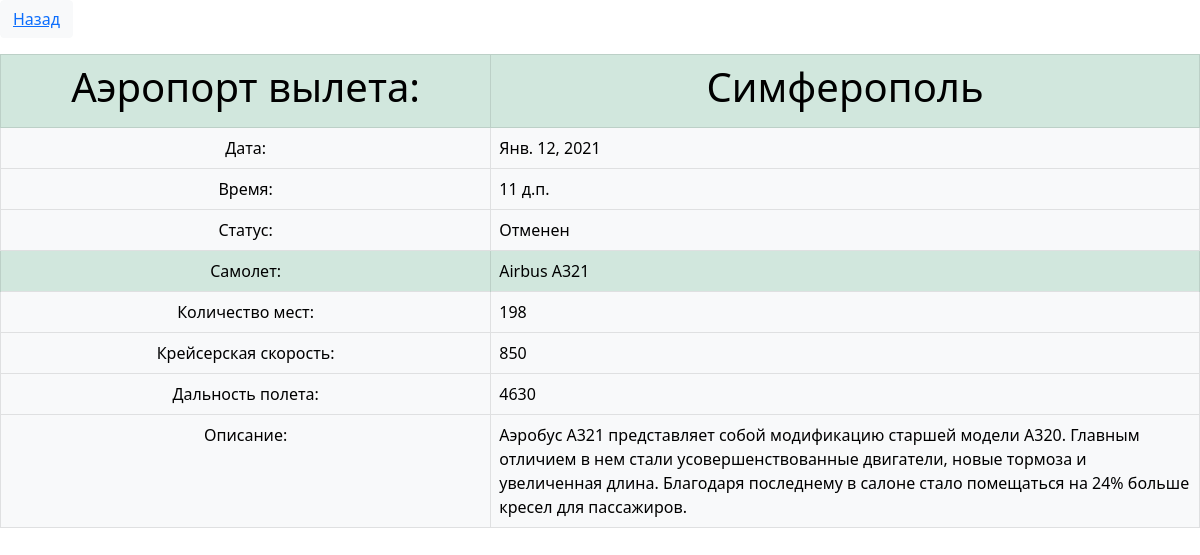
Screenshot of /3/ with the database file from the repository.
### Airport_app/models.py (models this page shows, shortened)
class Flight(models.Model):
    departure_airport = models.CharField("Аэропорт вылета", max_length=100)
    data = models.DateField("Дата")
    time = models.TimeField("Время")
    status = models.TextField("Статус")
    planes = models.ManyToManyField(Plane, verbose_name="Самолет", related_name="plane_flight")
    draft = models.BooleanField("Черновик", default=False)
    class Meta:
        verbose_name = "Рейс"
        verbose_name_plural = "Рейсы"

class Plane(models.Model):
    name = models.CharField("Модель", max_length=50)
    seats = models.IntegerField("Количество мест",default = 0)
    cruising_speed = models.IntegerField("Крейсерская скорость",default = 0)
    flight_range = models.IntegerField("Дальность полета",default = 0)
    description = models.TextField("Описание")
    class Meta:
        verbose_name = "Самолет"
        verbose_name_plural = "Самолеты"

### Airport_app/views.py (the view)
# urls.py: path("<int:pk>/", views.FlightDetailView.as_view(), name="flight"),
class FlightDetailView(View):
    def get(self, request, pk):
        flight = Flight.objects.get(id=pk)
        return render(request, "flights/detail.html", {"flight": flight})

### templates/flights/detail.html (shortened to what this page needs)
<!DOCTYPE html>
<html lang="ru">
<head>
    <link href="https://cdn.jsdelivr.net/npm/bootstrap@5.0.0-beta1/dist/css/bootstrap.min.css" rel="stylesheet">
</head>
<body>
<button type="button" class="btn btn-light"><a href="/">Назад</a></button>
<p>
<table class="table table-light table-hover table-bordered">
    <thead>
      <tr class = "table-success">
        <th ><h1 align="center">Аэропорт вылета:</h1></th>
        <th><h1 align="center">{{ flight.departure_airport }}</h1></th>
      </tr>
    </thead>
    <tbody>
        <tr>
            <td align="center">Дата:</td>
            <td>{{ flight.data }}</td>
        </tr>
        <tr>
            <td align="center">Время:</td>
            <td>{{ flight.time }}</td>
        </tr>
        <tr>
            <td align="center">Статус:</td>
            <td>{{ flight.status }}</td>
        </tr>
        {% for plane in flight.planes.all %}
        <tr>
        <td class = "table-success" align="center">Самолет:</td>
        <td class = "table-success">
                {{ plane.name }}
        </td>
        </tr>
        <tr>
            <td align="center">Количество мест:</td>
            <td>
                    {{ plane.seats}}
            </td>
        </tr>
        <tr>
            <td align="center">Крейсерская скорость:</td>
            <td>
                    {{ plane.cruising_speed }}
            </td>
        </tr>
        <tr>
            <td align="center">Дальность полета:</td>
            <td>
                    {{ plane.flight_range }}
            </td>
        </tr>
        <tr>
        <td align="center">Описание:</td>
        <td>
                {{ plane.description }}
        </td>
        </tr>
        {% endfor %}
    </tbody>
  </table>
</p>
</body>
</html>

### templates/flights/detail.html (style rules this page uses)
BODY { background: url(/static/images/Фон.png); background-size: cover; }
table th { width: 30px; height: 30px; }
table td { width: 30px; height: 30px; }

### rows the page displays
Flight: departure_airport "Симферополь", data "Янв. 12, 2021", time "11 д.п.", status "Отменен"
Plane: name "Airbus A321", seats "198", cruising_speed "850", flight_range "4630", description "Аэробус А321 представляет собой модификацию старшей модели А320. Главным отличием в нем стали усовершенствованные двигатели, новые тормоза и увеличенная длина. Благодаря последнему в салоне стало помещаться на 24% больше кресел для пассажиров."
